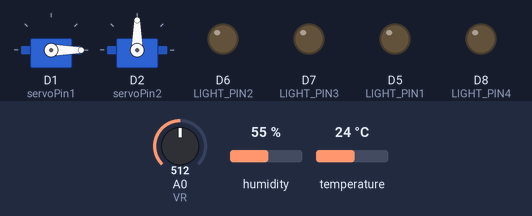
A sketch run on a simulated ESP8266 (NodeMCU). Parts: 2 × servo, output pins drawn as LEDs (lit = HIGH). Inputs (shaded band) come from the test bench; at power-on: A0 (VR) = 512, humidity 55 %, temperature 24 °C. WiFi joins after 1.5 s; servers stay silent unless stated; no MQTT or app messages arrive unless stated; what the sketch prints to the serial monitor is not drawn.

Above: at 1.55 s.
At 14.75 s:
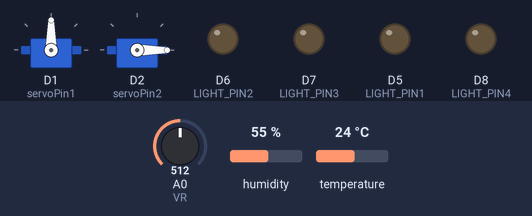
At 27.95 s:
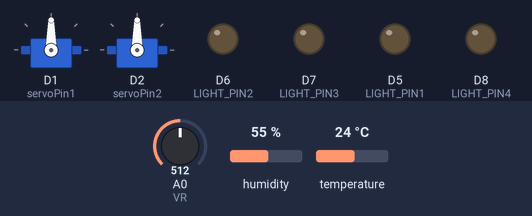
Timing chart, 0 to 35.9 s (numbered marks = the images above):
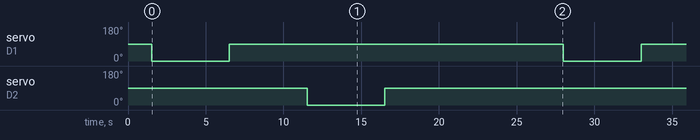

Measured:
- by itself, servo on D1 (servoPin1), servo on D2 (servoPin2): alternates 90° for 21.4 s and 0° for 5.0 s

The sketch:

Final_project_semester.ino
```cpp
#include <DHT.h>
#include <Servo.h>
//#include <SimpleDHT.h>
#include <ESP8266WiFi.h>
#include <SoftwareSerial.h>
#include "Adafruit_MQTT.h"
#include "Adafruit_MQTT_Client.h"
//SoftwareSerial mySerial (D1,D2);
#define servoPin1 D1
#define servoPin2 D2
Servo Servo1;
Servo Servo2;
// the on off button feed turns this LIGHT_PIN on/off
#define LIGHT_PIN1 D5
#define LIGHT_PIN2 D6
#define LIGHT_PIN3 D7
#define LIGHT_PIN4 D8
#define DHTPIN D2          //pin where the dht11 is connected
#define VR A0
//SimpleDHT22 dht22(DHTPIN);
/************************* DHT function calkl *********************************/
DHT dht(DHTPIN, DHT11);

/************************* ThingSpeak server *********************************/
String apiKey = "UGEFYFF5HYUX94U1";     // API key from ThingSpeak
const char* server = "api.thingspeak.com";

/************************* WiFi Access Point *********************************/

#define WLAN_SSID       "Death Note"
#define WLAN_PASS       "lightyagami37"

/************************* Adafruit.io Setup *********************************/

#define AIO_SERVER      "io.adafruit.com"
#define AIO_SERVERPORT  1883                   // use 8883 for SSL
#define AIO_USERNAME    "RonokArya"
#define AIO_KEY         "aio_PvqI28ad0gFsQWY1pWgKUTLR0gAm"

/************ Global State (you don't need to change this!) ******************/

// Create an ESP8266 WiFiClient class to connect to the MQTT server.
WiFiClient client;
// or... use WiFiFlientSecure for SSL
//WiFiClientSecure client;

// Setup the MQTT client class by passing in the WiFi client and MQTT server and login details.
Adafruit_MQTT_Client mqtt(&client, AIO_SERVER, AIO_SERVERPORT, AIO_USERNAME, AIO_USERNAME, AIO_KEY);

/****************************** Feeds ***************************************/

// Notice MQTT paths for AIO follow the form: <username>/feeds/<feedname>
Adafruit_MQTT_Subscribe light1 = Adafruit_MQTT_Subscribe(&mqtt, AIO_USERNAME "/feeds/Relay1");
Adafruit_MQTT_Subscribe light2 = Adafruit_MQTT_Subscribe(&mqtt, AIO_USERNAME "/feeds/Relay2");
Adafruit_MQTT_Subscribe light3 = Adafruit_MQTT_Subscribe(&mqtt, AIO_USERNAME "/feeds/Relay3");
Adafruit_MQTT_Subscribe light4 = Adafruit_MQTT_Subscribe(&mqtt, AIO_USERNAME "/feeds/Relay4");

/*************************** Sketch Code ************************************/

// Bug workaround for Arduino 1.6.6, it seems to need a function declaration
// for some reason (only affects ESP8266, likely an arduino-builder bug).
void MQTT_connect();

void setup() {
  pinMode(LIGHT_PIN1, OUTPUT);
  pinMode(LIGHT_PIN2, OUTPUT);
  pinMode(LIGHT_PIN3, OUTPUT);
  pinMode(LIGHT_PIN4, OUTPUT);
  //pinMode(VR, INPUT);
  Servo1.attach(servoPin1);
  Servo2.attach(servoPin2);

  Serial.begin(115200);
  delay(10);
  dht.begin(); //dht

  Serial.println(F("Adafruit MQTT demo"));

  // Connect to WiFi access point.
  Serial.println(); Serial.println();
  Serial.print("Connecting to ");
  Serial.println(WLAN_SSID);

  WiFi.begin(WLAN_SSID, WLAN_PASS);
  while (WiFi.status() != WL_CONNECTED) {
    delay(500);
    Serial.print(".");
  }
  Serial.println();

  Serial.println("WiFi connected");
  Serial.println("IP address: "); Serial.println(WiFi.localIP());

  // Setup MQTT subscription for onoff.
  mqtt.subscribe(&light1);
  mqtt.subscribe(&light2);
  mqtt.subscribe(&light3);
  mqtt.subscribe(&light4);
}

uint32_t x=0;

void loop() {

  // Make servo go to 0 degrees
   Servo1.write(0);
   delay(5000);
   // Make servo go to 90 degrees
   Servo1.write(90);
   delay(5000);

   // Make servo go to 0 degrees
   Servo2.write(0);
   delay(5000);
   // Make servo go to 90 degrees
   Servo2.write(90);
   delay(5000);


  // dht loop
   float h = dht.readHumidity();
      float t = dht.readTemperature();
      float v = analogRead(VR);


             // if (isnan(h) || isnan(t))
             //    {
                    // Serial.println("Failed to read from DHT sensor!");
                     // return;
           //      }

                         if (client.connect(server,80))   //   "184.106.153.149" or api.thingspeak.com
                      {

                             String postStr = apiKey;
                             postStr +="&field3=";
                             postStr += String(v);
                             postStr +="&field1=";
                             postStr += String(t);
                             postStr +="&field2=";
                             postStr += String(h);
                             postStr += "\r\n\r\n";

                             client.print("POST /update HTTP/1.1\n");
                             client.print("Host: api.thingspeak.com\n");
                             client.print("Connection: close\n");
                             client.print("X-THINGSPEAKAPIKEY: "+apiKey+"\n");
                             client.print("Content-Type: application/x-www-form-urlencoded\n");
                             client.print("Content-Length: ");
                             client.print(String(postStr.length()));
                             //client.print(postStr.length());
                             client.print("\n\n");
                             client.print(postStr);

                             Serial.print("Temperature: ");
                             Serial.print(t);
                             Serial.print(" degrees Celcius, Humidity: ");
                             Serial.print(h);
                             Serial.println("%. Send to Thingspeak.");
                             Serial.println(v);
                             Serial.println();
                        }
          else
         {
          ESP.restart();
         }
          delay(200);
          client.stop();

          Serial.println("Waiting...");

  // thingspeak needs minimum 15 sec delay between updates
  delay(1000);

  // Ensure the connection to the MQTT server is alive (this will make the first
  // connection and automatically reconnect when disconnected).  See the MQTT_connect
  // function definition further below.
  MQTT_connect();

  // this is our 'wait for incoming subscription packets' busy subloop
  // try to spend your time here

  Adafruit_MQTT_Subscribe *subscription;
  while ((subscription = mqtt.readSubscription(5000))) {


    // Check if its the onoff button feed Light1
    if (subscription == &light1) {
      Serial.print(F("On-Off button1: "));
      Serial.println((char *)light1.lastread);

      if (strcmp((char *)light1.lastread, "OFF") == 0) {
        digitalWrite(LIGHT_PIN1, LOW);
      }
      if (strcmp((char *)light1.lastread, "ON") == 0) {
        digitalWrite(LIGHT_PIN1, HIGH);
      }
    }

    // Check if its the onoff button feed Light2
    if (subscription == &light2) {
      Serial.print(F("On-Off button2: "));
      Serial.println((char *)light2.lastread);

      if (strcmp((char *)light2.lastread, "OFF") == 0) {
        digitalWrite(LIGHT_PIN2, LOW);
      }
      if (strcmp((char *)light2.lastread, "ON") == 0) {
        digitalWrite(LIGHT_PIN2, HIGH);
      }
    }

    // Check if its the onoff button feed Light3
    if (subscription == &light3) {
      Serial.print(F("On-Off button3: "));
      Serial.println((char *)light3.lastread);

      if (strcmp((char *)light3.lastread, "OFF") == 0) {
        digitalWrite(LIGHT_PIN3, LOW);
      }
      if (strcmp((char *)light3.lastread, "ON") == 0) {
        digitalWrite(LIGHT_PIN3, HIGH);
      }
    }

    // Check if its the onoff button feed Light4
    if (subscription == &light4) {
      Serial.print(F("On-Off button4: "));
      Serial.println((char *)light4.lastread);

      if (strcmp((char *)light4.lastread, "OFF") == 0) {
        digitalWrite(LIGHT_PIN4, LOW);
      }
      if (strcmp((char *)light4.lastread, "ON") == 0) {
        digitalWrite(LIGHT_PIN4, HIGH);
      }
    }

  }

  // ping the server to keep the mqtt connection alive
  if(! mqtt.ping()) {
    mqtt.disconnect();
  }

}

// Function to connect and reconnect as necessary to the MQTT server.
void MQTT_connect() {
  int8_t ret;

  // Stop if already connected.
  if (mqtt.connected()) {
    return;
  }

  Serial.print("Connecting to MQTT... ");

  uint8_t retries = 3;
  while ((ret = mqtt.connect()) != 0) { // connect will return 0 for connected
       Serial.println(mqtt.connectErrorString(ret));
       Serial.println("Retrying MQTT connection in 5 seconds...");
       mqtt.disconnect();
       delay(5000);  // wait 5 seconds
       retries--;
       if (retries == 0) {
         // basically die and wait for WDT to reset me
         while (1);
       }
  }
  Serial.println("MQTT Connected!");
}
```
